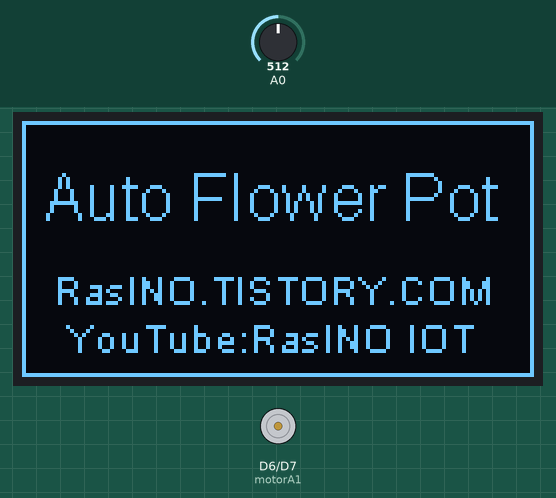
This sketch was run on a simulated ESP8266 (NodeMCU). On the bench: 128×64 one-colour display, motor-driver pin pairs drawn as motors (green arrow = first pin HIGH = forward, orange = second pin HIGH = backward, longer = more drive). Inputs (shaded band) come from the test bench; at power-on: A0 = 512. WiFi joins after 1.5 s; servers stay silent unless stated; what the sketch prints to the serial monitor is not drawn.

Above: at 2.1 s.
At 12.8 s:
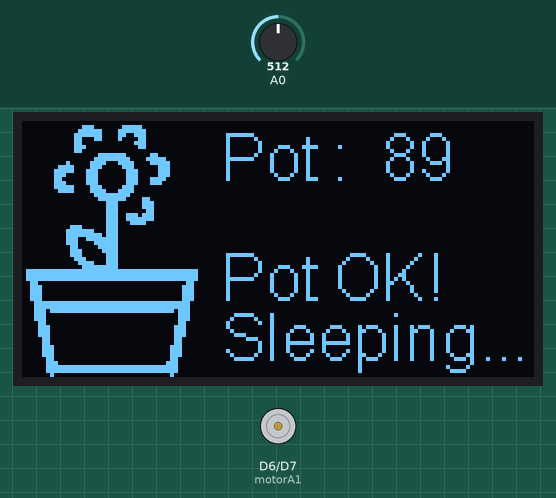
12.9 s: A0 set to 718
At 13.6 s:
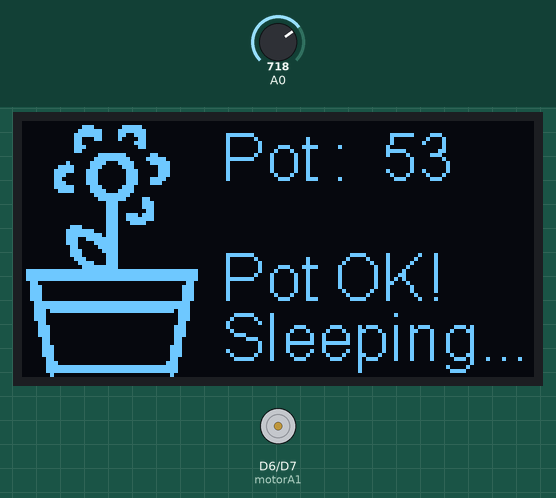
14.5 s: A0 set to 746
At 15.0 s:
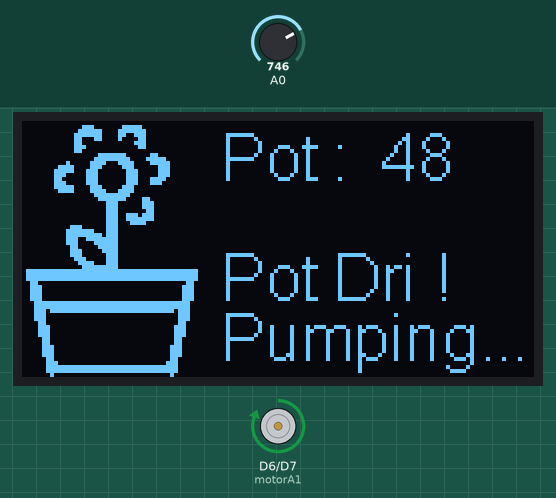
16.2 s: A0 set to 511
At 17.7 s:
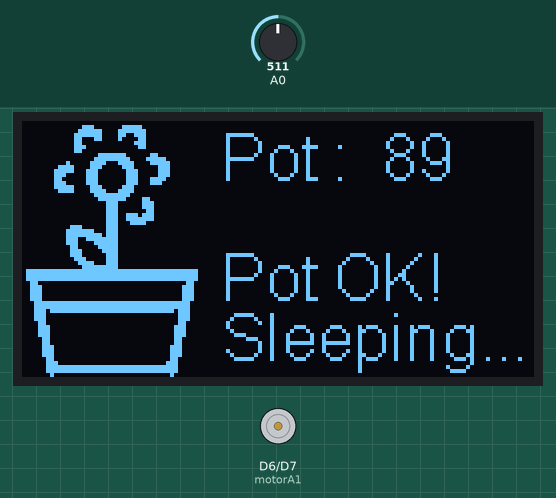
Timing chart, 0 to 19.2 s (numbered marks = the images above; inputs shaded):
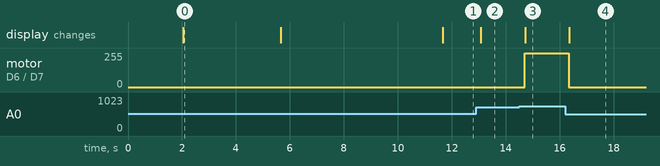

Measured:
- the behaviour switches between 727 and 728 on A0 (found by bisection; images 2 and 3)
- after the input at 12.9 s, the display: changes after 0.18 s (image 2)
- after the input at 14.5 s, motor on D6 (motorA1) / D7 (motorA2): stopped → forward 255/255 after 0.20 s; the display: changes after 0.22 s (image 3)
- after the input at 16.2 s, motor on D6 (motorA1) / D7 (motorA2): forward 255/255 → stopped after 0.14 s; the display: changes after 0.16 s (image 4)
- what the display in image 0 shows lasts 3.7 s, from 2.0 s to 5.7 s

The sketch:

AutoPot_OLED_Web01_Ras.ino
```cpp
#include <ESP8266WiFi.h>
#include <WiFiUdp.h>
#include "mySSID.h"
#include "Images.h"
#include "SSD1306Wire.h"


SSD1306Wire  display(0x3c, 4, 5);
String apiKey = thingSpeak_Pot;
char ssid[] = mySSID1;
char pass[] = myPASS1;
const char* server = "api.thingspeak.com";
WiFiClient client;

int motorA1 =  D6;
int motorA2  = D7;
int sensorVal = A0;

void setup(){
    display.init();
    display.clear();
    display.flipScreenVertically();
    display.drawXbm(0, 0, RasLogo_W, RasLogo_H, RasLogo);
    display.display();
    delay(2000);
    display.clear();
    display.drawRect(0, 0, 128, 64);
    display.setFont(ArialMT_Plain_16);

    display.drawString(5, 10, "Auto Flower Pot");
    display.setFont(ArialMT_Plain_10);
    display.drawString(8, 36, "RasINO.TISTORY.COM");
    display.drawString(11, 48, "YouTube:RasINO IOT");
    display.display();
    delay(3500);

    Serial.begin(9600);
    WiFi.begin(ssid, pass);
    while (WiFi.status() != WL_CONNECTED) {
      delay(100);
      Serial.print("*");
      display.clear();
      display.drawString(11, 48, "Connecting WiFi...");
      display.display();
      delay(6000);
      break;
    }
    pinMode( motorA1 , OUTPUT);
    pinMode( motorA2 , OUTPUT);
    display.clear();
}

void loop () {
    sensorVal = map(analogRead(A0), 450, 1023, 100, 0);

    display.drawXbm(0, 0, flowerPot_W, flowerPot_H, flowerPot);
    display.setFont(ArialMT_Plain_16);
    display.drawString(50, 0, "Pot :");
    display.drawString(90, 0, String(sensorVal));
    if ( sensorVal < 52) {
      display.setFont(ArialMT_Plain_16);

      digitalWrite(motorA1, HIGH);
      digitalWrite(motorA2, LOW);
      display.drawString(50, 30, "Pot Dri !");
      display.drawString(50, 45, "Pumping...");
      display.display();
      delay(10);
    } else {
      digitalWrite(motorA1, LOW);
      digitalWrite(motorA2, LOW);
      display.drawString(50, 30, "Pot OK!");
      display.drawString(50, 45, "Sleeping...");
      display.display();
      delay(10);
    }
    display.clear();

    if (client.connect(server,80))
    {
       String sendData = apiKey+"&field1="+String(sensorVal)+"\r\n\r\n";
       client.print("POST /update HTTP/1.1\n");
       client.print("Host: api.thingspeak.com\n");
       client.print("Connection: close\n");
       client.print("X-THINGSPEAKAPIKEY: "+apiKey+"\n");
       client.print("Content-Type: application/x-www-form-urlencoded\n");
       client.print("Content-Length: ");
       client.print(sendData.length());
       client.print("\n\n");
       client.print(sendData);
       delay(10);
    }
}
```

mySSID.h
```cpp
#define mySSID1 "KT_GiGA_2G_Wave2_1234"
#define myPASS1 "ef44hd1234"
#define mySSID2 "electron"
#define myPASS2 "electron1234"
#define mySSID3 "iPhone6K"
#define myPASS3 "12345678"
#define thingSpeak_Pot "FXHK9RZUSLY81234"
```

Source omitted: Images.h (data table, 9036 bytes)
